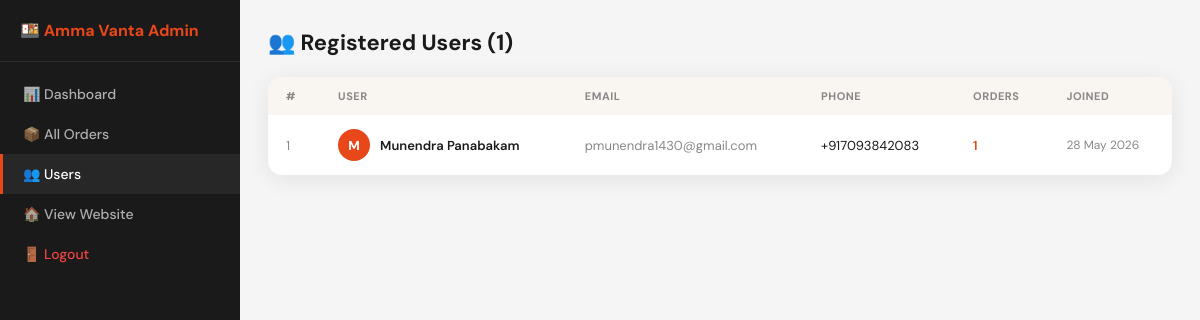
/admin/users (signed in), run on the app's committed database.
### models/user_model.py (models this page shows, shortened)
class User(db.Model):
    __tablename__ = 'users'
    id         = db.Column(db.Integer, primary_key=True)
    first_name = db.Column(db.String(80), nullable=False)
    last_name  = db.Column(db.String(80), nullable=False)
    email      = db.Column(db.String(120), unique=True, nullable=False)
    phone      = db.Column(db.String(20), nullable=False)
    password   = db.Column(db.String(256), nullable=False)
    is_admin   = db.Column(db.Boolean, default=False)
    created_at = db.Column(db.DateTime, default=datetime.utcnow)
    orders     = db.relationship('Order', backref='user', lazy=True)

### routes/admin_routes.py (the view)
@admin_bp.route('/users')
@admin_required
def users():
    all_users = User.query.order_by(User.created_at.desc()).all()
    return render_template('admin/users.html', users=all_users)

### app.py (called while the page is built)
@app.context_processor
def inject_user():
    user_id   = session.get('user_id')
    user_name = session.get('user_name', '')
    user_email= session.get('user_email', '')
    return dict(
        session_user_id   = user_id,
        session_user_name = user_name,
        session_user_email= user_email,
        logged_in         = bool(user_id)
    )

### routes/admin_routes.py (called while the page is built)
def admin_required(f):
    @wraps(f)
    def decorated(*args, **kwargs):
        if not session.get('is_admin'):
            return redirect(url_for('admin_bp.admin_login'))
        return f(*args, **kwargs)
    return decorated

### templates/admin/users.html (shortened to what this page needs)
<!DOCTYPE html>
<html lang="en">
<head>
</head>
<body>
<div class="sidebar">
    <div class="sidebar-logo">🍱 Amma Vanta Admin</div>
    <a href="/admin/dashboard" class="sidebar-link">📊 Dashboard</a>
    <a href="/admin/orders"    class="sidebar-link">📦 All Orders</a>
    <a href="/admin/users"     class="sidebar-link active">👥 Users</a>
    <a href="/"                class="sidebar-link">🏠 View Website</a>
    <a href="/admin/logout"    class="sidebar-link" style="color:#EF4444;">🚪 Logout</a>
</div>
<div class="main">
    <h1>👥 Registered Users ({{ users|length }})</h1>
    <div class="table-card">
        <div style="overflow-x:auto;">
        <table>
            <thead><tr><th>#</th><th>User</th><th>Email</th><th>Phone</th><th>Orders</th><th>Joined</th></tr></thead>
            <tbody>
            {% for u in users %}
            <tr>
                <td style="color:#888;">{{ loop.index }}</td>
                <td>
                    <div style="display:flex;align-items:center;gap:10px;">
                        <div class="user-avatar">{{ u.first_name[0]|upper }}</div>
                        <div>
                            <div style="font-weight:600;">{{ u.first_name }} {{ u.last_name }}</div>
                        </div>
                    </div>
                </td>
                <td style="color:#888;">{{ u.email }}</td>
                <td>{{ u.phone }}</td>
                <td style="font-weight:600;color:var(--orange);">{{ u.orders|length }}</td>
                <td style="color:#888;font-size:12px;">{{ u.created_at.strftime('%d %b %Y') }}</td>
            </tr>
            {% else %}
            <tr><td colspan="6" style="text-align:center;padding:40px;color:#888;">No users yet.</td></tr>
            {% endfor %}
            </tbody>
        </table>
        </div>
    </div>
</div>
</body>
</html>

### templates/admin/users.html (style rules this page uses)
*,*::before,*::after { box-sizing:border-box;margin:0;padding:0 }
:root { --orange:#E8471A;--border:#E8D5C0;--shadow:0 4px 24px rgba(0,0,0,0.08);--radius:14px; }
body { font-family:'DM Sans',sans-serif;background:#F5F5F5;color:#1A1A1A;display:flex;min-height:100vh }
.sidebar { width:240px;background:#1A1A1A;color:white;flex-shrink:0;position:fixed;height:100vh;padding-top:20px; }
.sidebar-logo { padding:0 20px 20px;border-bottom:1px solid rgba(255,255,255,0.08);margin-bottom:12px;font-size:16px;font-weight:700;color:var(--orange); }
.sidebar-link { display:flex;align-items:center;gap:10px;padding:11px 20px;color:rgba(255,255,255,0.65);font-size:14px;font-weight:500;text-decoration:none;border-left:3px solid transparent;transition:all 0.2s; }
.sidebar-link:hover,.sidebar-link.active { color:white;background:rgba(255,255,255,0.06);border-left-color:var(--orange); }
.main { margin-left:240px;flex:1;padding:28px; }
h1 { font-size:22px;font-weight:700;margin-bottom:20px; }
.table-card { background:white;border-radius:var(--radius);box-shadow:var(--shadow);overflow:hidden; }
table { width:100%;border-collapse:collapse; }
th { background:#F9F5F0;padding:12px 18px;text-align:left;font-size:11px;font-weight:700;text-transform:uppercase;letter-spacing:0.5px;color:#888; }
td { padding:14px 18px;border-bottom:1px solid #F5F0EB;font-size:13px;vertical-align:middle; }
tr:last-child td { border:none; }
.user-avatar { width:32px;height:32px;background:var(--orange);color:white;border-radius:50%;display:flex;align-items:center;justify-content:center;font-weight:700;font-size:13px; }

### data on the page
User: first_name "M", first_name "Munendra", last_name "Panabakam", email "pmunendra1430@gmail.com", phone "+917093842083", orders|length "1", created_at "28 May 2026"

### other printed values
{{ users|length }} "1"
